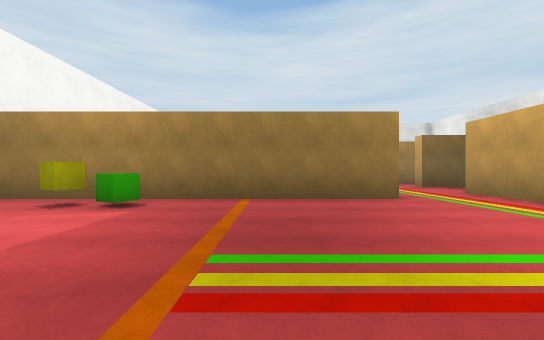
view 1 (above)

24 first-person views from a walk through a Unity game level. The camera is 1.3 m above the floor, looks level and sees 90° across. Doors are open. The floor is counted in squares, 2 m on a side. Each view is taken from the middle of a square. On the plan, view 1 faces up. The plan holds only what a view shows up to about 9 squares ahead; the rest is blank. The player is left out. Surface patterns are stand-ins for the level's own textures.

view 2
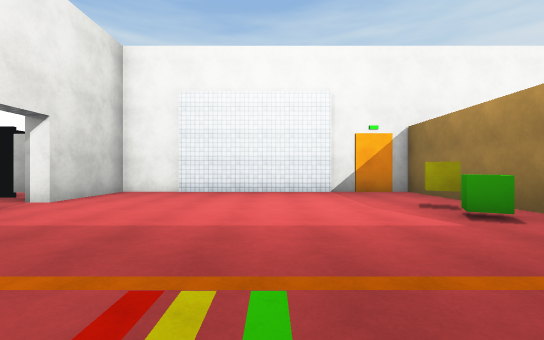

view 3
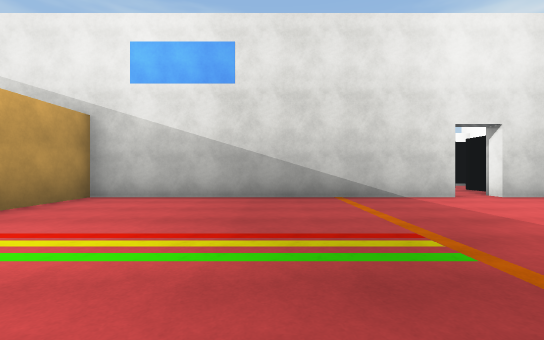

view 4
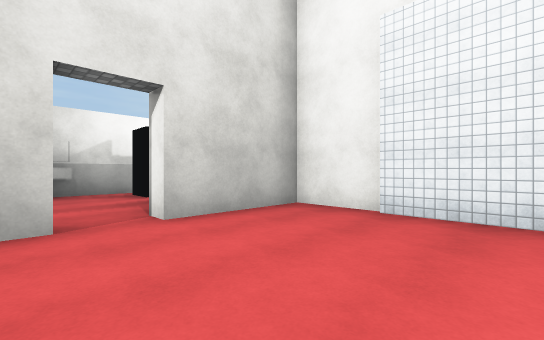

view 5
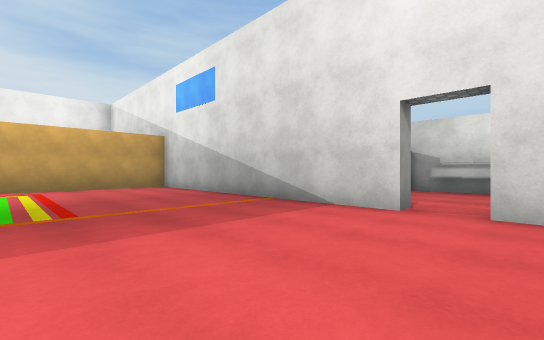

view 6
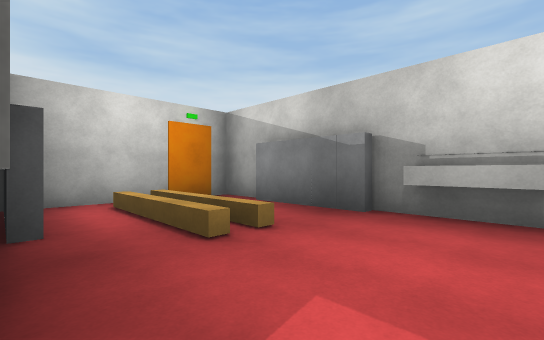

view 7
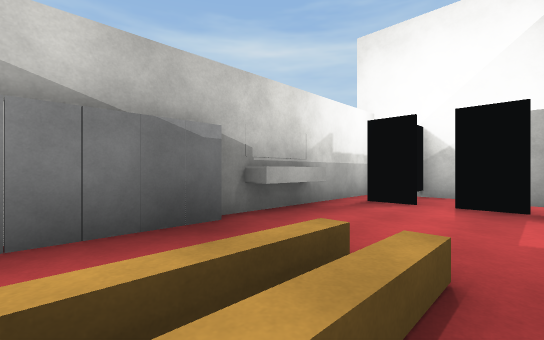

view 8
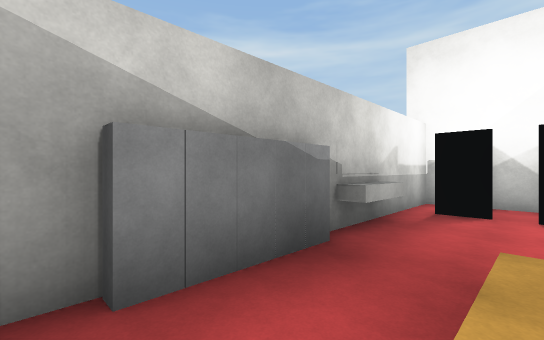

view 9
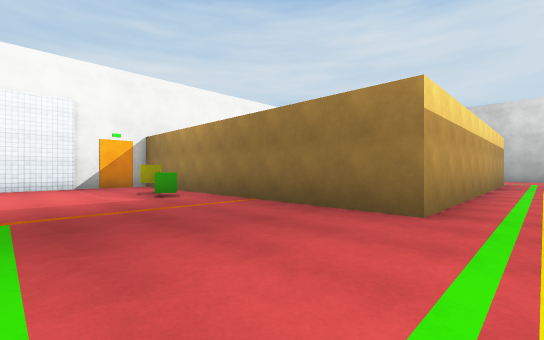

view 10
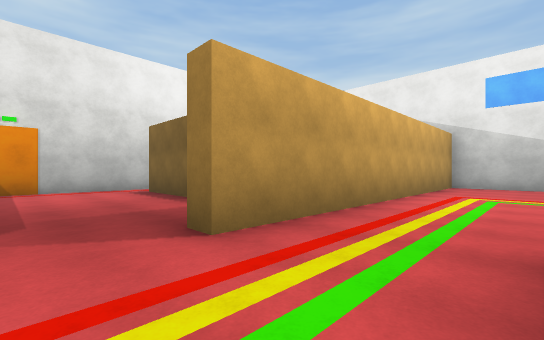

view 11
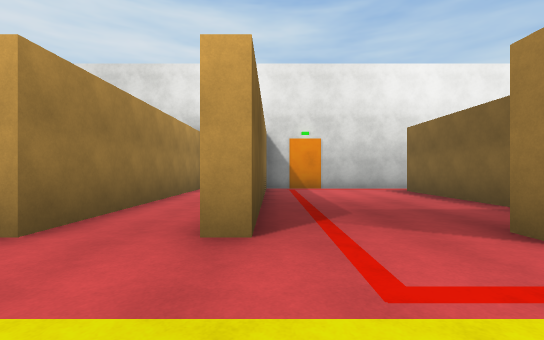

view 12
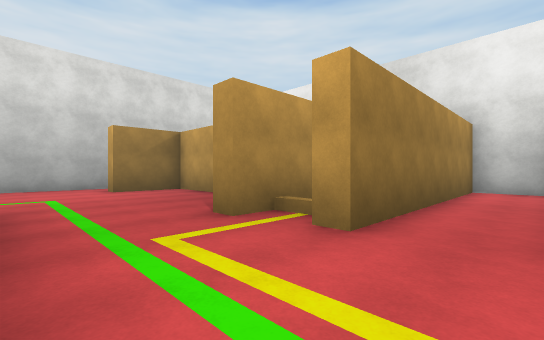

view 13
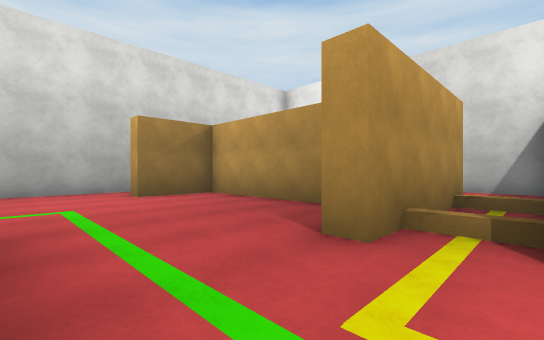

view 14
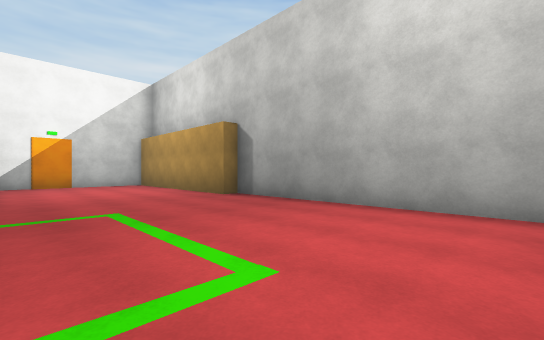

view 15
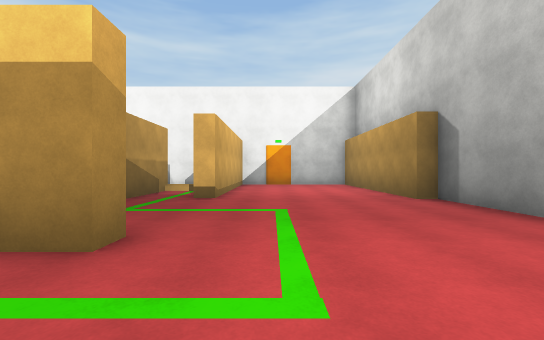

view 16
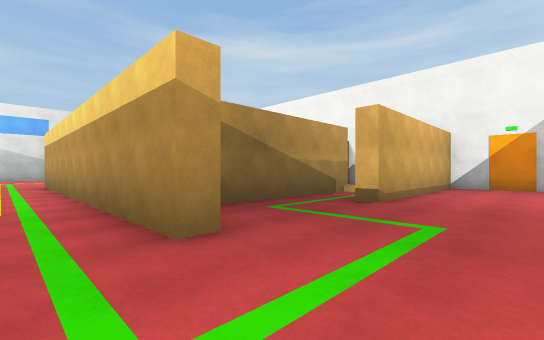

view 17
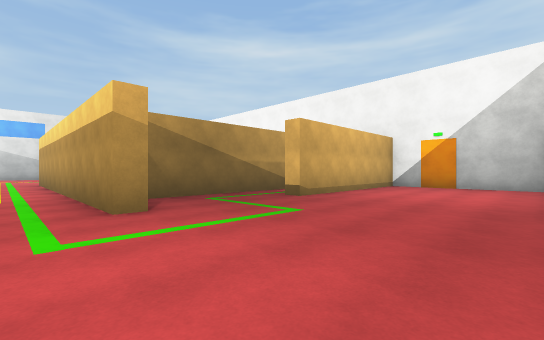

view 18
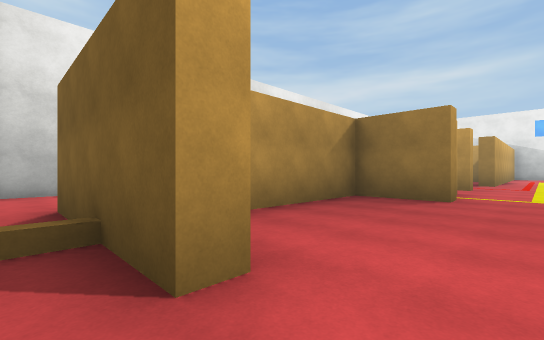

view 19
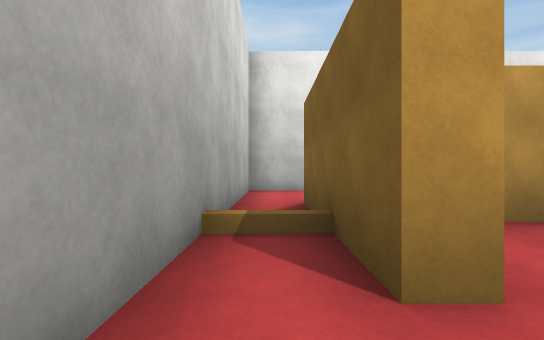

view 20
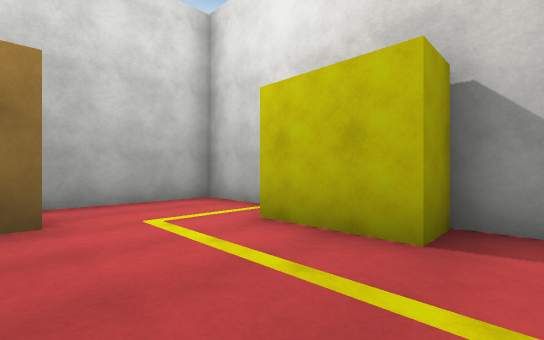

view 21
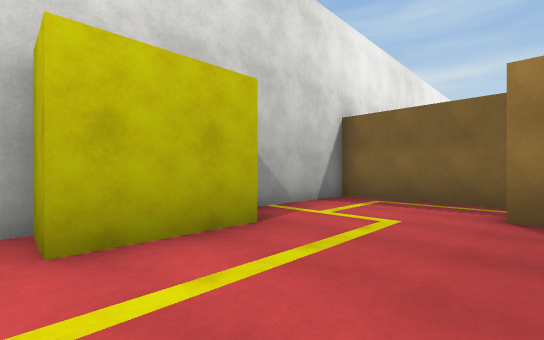

view 22
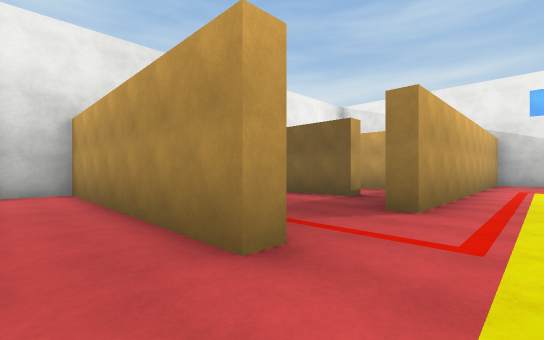

view 23
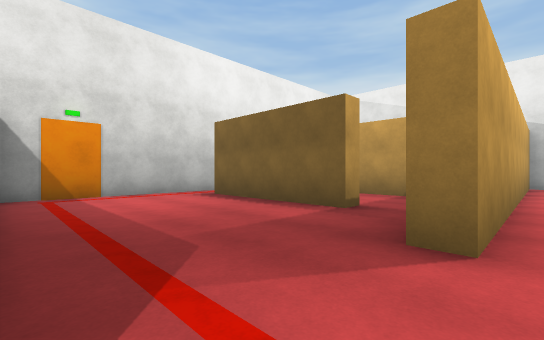

view 24
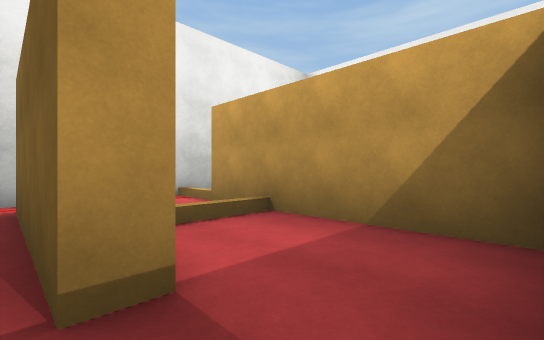

### Floor plan
Points are (right, up) in squares from view 1. A wall is a line through its corners. A room is listed if a view was taken in it or the views show most of it. See-through windows are left out.
Room 1 (views 1, 2, 3, 4, 5, 9)
walls: (-3.4, -2.5) (5.3, -2.5) (5.3, 7.5); (2.8, 7.6) (2.8, 6.1) (-7.1, 6.1) (-7.1, -2.5) (-4.5, -2.5)
ways out: opening at (-4, -3) to room 2; open door at (-3, -2.5) to room 2; opening at (3.5, 6.5) to room 3
objects: yellow cube (-4, 5); green cube (-3, 5)
Room 2 (views 6, 7, 8)
walls: (-2.1, -7) (0.5, -7); (-2.6, -7.3) (-2, -7.3); (-3.4, -3) (-3.4, -2.5); (0.4, -7.3) (2, -7.3) (2, -3.5); (-4.5, -2.5) (-4.5, -3); (-5.5, -5.6) (-5.5, -6.6); (-7.1, -5) (-7.1, -6.1); (-7.2, -7.3) (-4.4, -7.3)
ways out: opening at (-4, -3) to room 1; open door at (-3, -2.5) to room 1; open door at (-5.7, -6.7); open door at (-5, -5)
objects: other object (-6, -5) to (-6, -4); other object (-4, -7) to (-3, -7)
Room 3 (views 10, 11, 12, 13, 14, 15, 16, 17, 18, 19, 22, 23)
walls: (2.2, 16.6) (2.8, 16.6) (2.8, 7.6); (-1.4, 14.7) (1.8, 14.7); (9.2, 14.1) (5.3, 14.1) (5.3, 14.7) (7.4, 14.7) (7.4, 19.9) (5.3, 19.9) (5.3, 20.4) (9.4, 20.4); (6.6, 10.2) (5.6, 10.2) (5.6, 10.7) (12.6, 10.7) (12.6, 12.4) (5.6, 12.4) (5.6, 13); (-6.4, 16.6) (-1.3, 16.6) (-1.3, 16.1); (9.6, 21.7) (-1.1, 21.7) (-1.1, 21.2) (-4, 21.2); (-7.1, 19) (-7.1, 17); (-7.1, 21) (-7.1, 19.4); (5.3, 7.5) (5.9, 7.5)
ways out: opening at (3.5, 6.5) to room 1; opening at (9, 21) to room 4; opening at (6, 8.5) to room 5; opening at (-2.5, 15)
Room 4 (views 20, 21)
walls: (9.4, 12.9) (12.6, 12.9) (12.6, 16.7) (11.5, 16.7) (11.5, 18.8) (12.6, 18.8) (12.6, 21.7) (9.6, 21.7)
ways out: opening at (9, 21) to room 3
Room 5 (view 24)
walls: (7.4, 5.3) (7.4, 5.8) (11.5, 5.8); (10.9, 10.2) (6.6, 10.2); (12.6, 5) (12.6, 10)
ways out: opening at (6, 8.5) to room 3; opening at (6.5, 5) to room 6
Room 6 (no view inside)
walls: (6, 2.9) (10.9, 2.9)
ways out: opening at (6.5, 5) to room 5; opening at (11.5, 3)

Where each view was taken, in squares from view 1:
view 1: 0 up, 0 right, facing up
view 2: 2 up, 1 right, facing left
view 3: 4 up, 1 right, facing down
view 4: 1 up, 3 left, facing down-left
view 5: 2 up, 5 left, facing down-right
view 6: 3 down, 4 left, facing down-right
view 7: 4 down, 0 right, facing down-left
view 8: 5 down, 1 right, facing down-left
view 9: 2 up, 4 right, facing up-left
view 10: 9 up, 3 right, facing down-right
view 11: 10 up, 3 right, facing right
view 12: 11 up, 3 right, facing up-right
view 13: 13 up, 3 right, facing up-right
view 14: 17 up, 5 right, facing up-left
view 15: 18 up, 5 right, facing left
view 16: 19 up, 4 right, facing down-left
view 17: 21 up, 4 right, facing down-left
view 18: 21 up, 4 right, facing down-right
view 19: 21 up, 4 right, facing right
view 20: 16 up, 9 right, facing up-right
view 21: 19 up, 9 right, facing down-right
view 22: 12 up, 4 right, facing down-right
view 23: 10 up, 5 right, facing down-right
view 24: 6 up, 6 right, facing down-right
